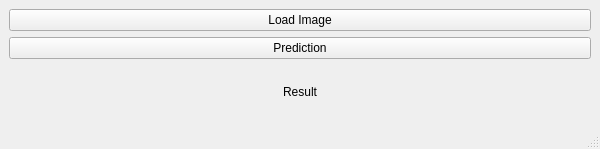
<?xml version="1.0" encoding="UTF-8"?>
<ui version="4.0">
 <class>MainWindow</class>
 <widget class="QMainWindow" name="MainWindow">
  <property name="geometry">
   <rect>
    <x>0</x>
    <y>0</y>
    <width>600</width>
    <height>149</height>
   </rect>
  </property>
  <property name="sizePolicy">
   <sizepolicy hsizetype="Fixed" vsizetype="Fixed">
    <horstretch>0</horstretch>
    <verstretch>0</verstretch>
   </sizepolicy>
  </property>
  <property name="windowTitle">
   <string>AEGuard</string>
  </property>
  <widget class="QWidget" name="centralwidget">
   <layout class="QGridLayout" name="gridLayout">
    <item row="0" column="0">
     <widget class="QPushButton" name="btnLoadImage">
      <property name="text">
       <string>Load Image</string>
      </property>
     </widget>
    </item>
    <item row="1" column="0">
     <widget class="QPushButton" name="btnDecision">
      <property name="text">
       <string>Prediction</string>
      </property>
     </widget>
    </item>
    <item row="2" column="0">
     <widget class="QLabel" name="label">
      <property name="text">
       <string>Result</string>
      </property>
      <property name="alignment">
       <set>Qt::AlignCenter</set>
      </property>
     </widget>
    </item>
   </layout>
  </widget>
  <widget class="QStatusBar" name="statusbar"/>
  <action name="actionLoad_Image">
   <property name="text">
    <string>Load Image</string>
   </property>
  </action>
  <action name="actionExit">
   <property name="text">
    <string>Exit</string>
   </property>
   <property name="shortcut">
    <string>Ctrl+Q</string>
   </property>
  </action>
 </widget>
 <resources/>
 <connections/>
</ui>
